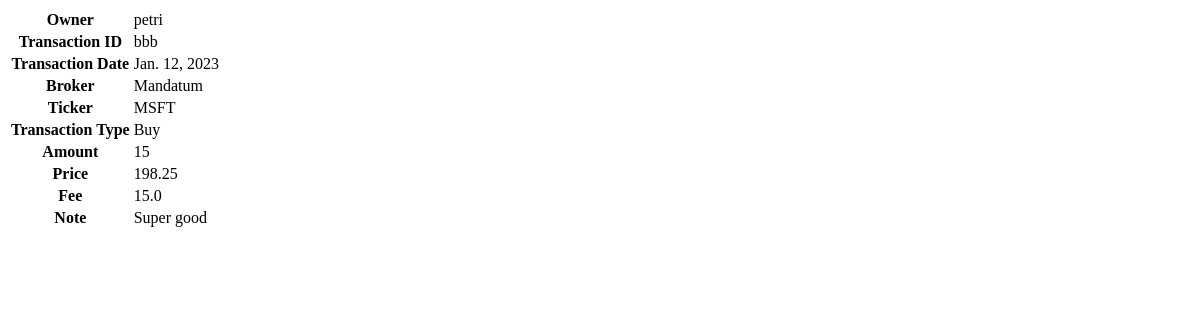
The page /2 on the database as committed earlier.
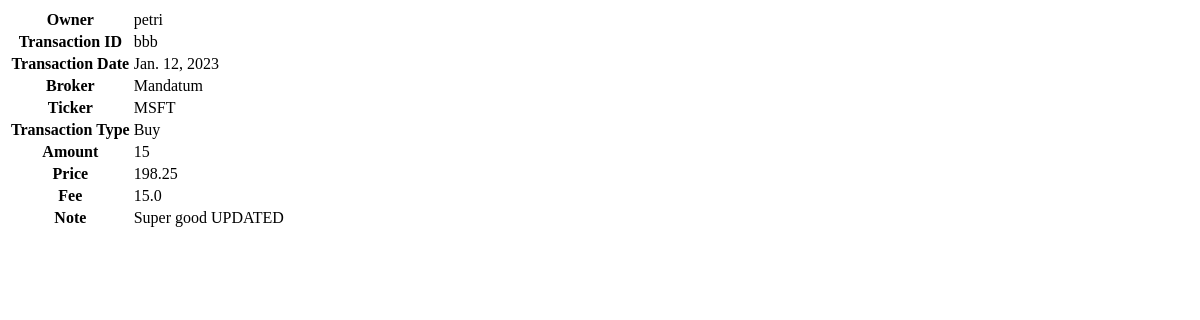
The same page on the database as committed later.
### webApp/models.py (models this page shows, shortened)
class TransactionModel(models.Model):
    BROKERS = {
        1: 'Nordnet',
        2: 'Nordea',
        3: 'OP',
        4: 'Mandatum',
        5: 'Degiro',
        6: 'Danske Bank',
    }
    TRANSACTION_TYPES = {
        1: 'Buy',
        2: 'Sell',
        3: 'Dividend',
        4: 'Fee',
        5: 'Split',
    }
    owner = models.ForeignKey(settings.AUTH_USER_MODEL, on_delete = models.CASCADE)
    transaction_id = models.CharField(max_length = 50)
    transaction_date = models.DateField()
    broker = models.IntegerField(choices=BROKERS.items())
    ticker = models.CharField(max_length = 20)
    transaction_type = models.IntegerField(choices=TRANSACTION_TYPES.items())
    amount = models.IntegerField()
    price = models.FloatField()
    fee = models.FloatField()
    note = models.CharField(max_length = 100)

### webApp/views.py (the view)
# urls.py: path('<id>', detail_view ),
def detail_view(request, id):
    context ={}
    context["data"] = TransactionModel.objects.get(id = id)
    return render(request, "detail_view.html", context)

### webApp/templates/detail_view.html
<div class="main">
    <table>
      <tbody>
        <tr>
          <th>Owner</th>
          <td>{{ data.owner }}</td>
        </tr>
        <tr>
          <th>Transaction ID</th>
          <td>{{ data.transaction_id }}</td>
        </tr>
        <tr>
          <th>Transaction Date</th>
          <td>{{ data.transaction_date }}</td>
        </tr>
        <tr>
          <th>Broker</th>
          <td>{{ data.get_broker_display }}</td>
        </tr>
        <tr>
          <th>Ticker</th>
          <td>{{ data.ticker }}</td>
        </tr>
        <tr>
          <th>Transaction Type</th>
          <td>{{ data.get_transaction_type_display }}</td>
        </tr>
        <tr>
          <th>Amount</th>
          <td>{{ data.amount }}</td>
        </tr>
        <tr>
          <th>Price</th>
          <td>{{ data.price }}</td>
        </tr>
        <tr>
          <th>Fee</th>
          <td>{{ data.fee }}</td>
        </tr>
        <tr>
          <th>Note</th>
          <td>{{ data.note }}</td>
        </tr>
      </tbody>
    </table>
</div>

Rows that differ between the two databases and show on the page:
changed TransactionModel "bbb": note "Super good" → "Super good UPDATED"
